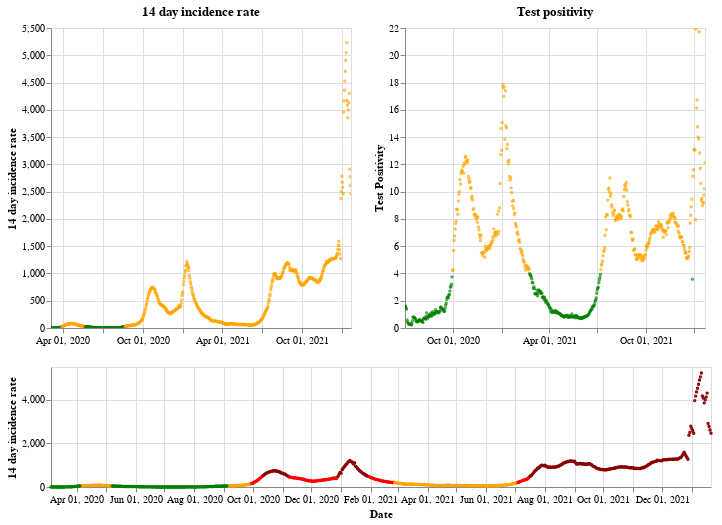

The cell this chart's notebook holds for it:
### Markdown cell above
## Northern Ireland

### Code cell
plot_traffic_light('Northern Ireland')

### Figure 1 — Vega-Lite specification as saved in the notebook (floating-point values rounded to 4 significant figures; data arrays with more than 128 entries replaced by an {"elided": "..."} marker saying what was removed)
{"config": {"view": {"continuousWidth": 400, "continuousHeight": 300}}, "vconcat": [{"hconcat": [{"mark": {"type": "point", "size": 2}, "encoding": {"color": {"condition": {"value": "green", "test": "(datum.twoWeeklyCasesRate <= 25)"}, "value": "orange"}, "tooltip": [{"type": "nominal", "field": "areaName"}, {"type": "temporal", "field": "date"}, {"type": "quantitative", "field": "twoWeeklyCasesRate"}, {"type": "quantitative", "field": "testPositivity"}], "x": {"type": "temporal", "axis": {"title": ""}, "field": "date", "scale": {"domain": {"selection": "DateBrush"}}, "timeUnit": "yearmonthdate"}, "y": {"type": "quantitative", "axis": {"title": "14 day incidence rate"}, "field": "twoWeeklyCasesRate"}}, "title": "14 day incidence rate", "width": 300}, {"mark": {"type": "point", "size": 2}, "encoding": {"color": {"condition": {"value": "green", "test": "(datum.testPositivity <= 4)"}, "value": "orange"}, "tooltip": [{"type": "nominal", "field": "areaName"}, {"type": "temporal", "field": "date"}, {"type": "quantitative", "field": "twoWeeklyCasesRate"}, {"type": "quantitative", "field": "testPositivity"}], "x": {"type": "temporal", "axis": {"title": ""}, "field": "date", "scale": {"domain": {"selection": "DateBrush"}}, "timeUnit": "yearmonthdate"}, "y": {"type": "quantitative", "axis": {"title": "Test Positivity"}, "field": "testPositivity"}}, "title": "Test positivity", "width": 300}]}, {"layer": [{"mark": {"type": "point", "size": 2}, "encoding": {"color": {"condition": {"value": "orange", "test": "(((datum.testPositivity < 4) && (datum.twoWeeklyCasesRate >= 50)) && (datum.twoWeeklyCasesRate < 200))"}, "value": "red"}, "opacity": {"condition": {"value": 1, "test": "((datum.twoWeeklyCasesRate >= 50) && (datum.twoWeeklyCasesRate < 500))"}, "value": 0}, "tooltip": [{"type": "nominal", "field": "areaName"}, {"type": "temporal", "field": "date"}, {"type": "quantitative", "field": "twoWeeklyCasesRate"}, {"type": "quantitative", "field": "testPositivity"}], "x": {"type": "temporal", "axis": {"title": "Date"}, "field": "date", "timeUnit": "yearmonthdate"}, "y": {"type": "quantitative", "axis": {"title": "14 day incidence rate"}, "field": "twoWeeklyCasesRate"}}, "selection": {"DateBrush": {"type": "interval", "encodings": ["x"], "fields": ["Time"]}}}, {"mark": {"type": "point", "size": 2}, "encoding": {"color": {"value": "darkred"}, "opacity": {"condition": {"value": 1, "test": "(datum.twoWeeklyCasesRate >= 500)"}, "value": 0}, "tooltip": [{"type": "nominal", "field": "areaName"}, {"type": "temporal", "field": "date"}, {"type": "quantitative", "field": "twoWeeklyCasesRate"}, {"type": "quantitative", "field": "testPositivity"}], "x": {"type": "temporal", "axis": {"title": "Date"}, "field": "date", "timeUnit": "yearmonthdate"}, "y": {"type": "quantitative", "axis": {"title": "14 day incidence rate"}, "field": "twoWeeklyCasesRate"}}}, {"mark": {"type": "point", "size": 2}, "encoding": {"color": {"condition": {"value": "green", "test": "((datum.testPositivity < 4) && (datum.twoWeeklyCasesRate < 50))"}, "value": "orange"}, "opacity": {"condition": {"value": 1, "test": "(datum.twoWeeklyCasesRate < 50)"}, "value": 0}, "tooltip": [{"type": "nominal", "field": "areaName"}, {"type": "temporal", "field": "date"}, {"type": "quantitative", "field": "twoWeeklyCasesRate"}, {"type": "quantitative", "field": "testPositivity"}], "x": {"type": "temporal", "axis": {"title": "Date"}, "field": "date", "timeUnit": "yearmonthdate"}, "y": {"type": "quantitative", "axis": {"title": "14 day incidence rate"}, "field": "twoWeeklyCasesRate"}}}], "height": 120, "width": 660}], "data": {"name": "data-ca8d13bdb9c2a8cb6a99e5eb41e8ded4"}, "$schema": "https://vega.github.io/schema/vega-lite/v4.8.1.json", "datasets": {"data-ca8d13bdb9c2a8cb6a99e5eb41e8ded4": {"elided": "688 records"}}}
